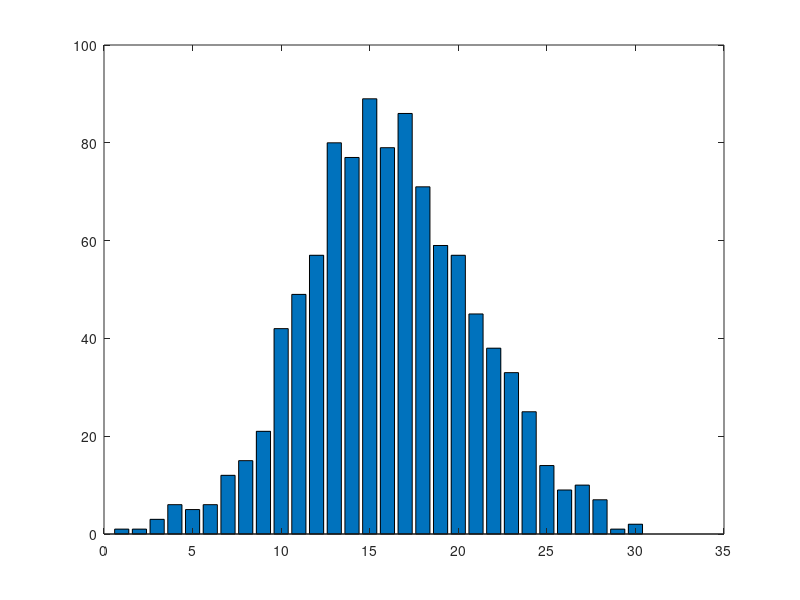

Here is the MATLAB script that generated this plot:
%4 different values of n for the problem
%n = 100;
%n = 1000;
%n = 10000;
n = 100000;

%rand(1,n) will generate the X_i's for a particular y
%they are summed up and then the result is divided by n to obtain Y
Y = [];
for j=1:1000
    Y = [Y sum(rand(1,n))*(1/n)];
end
%plot the histogram of the Y vector
histData = hist(Y,30);
bar(histData)